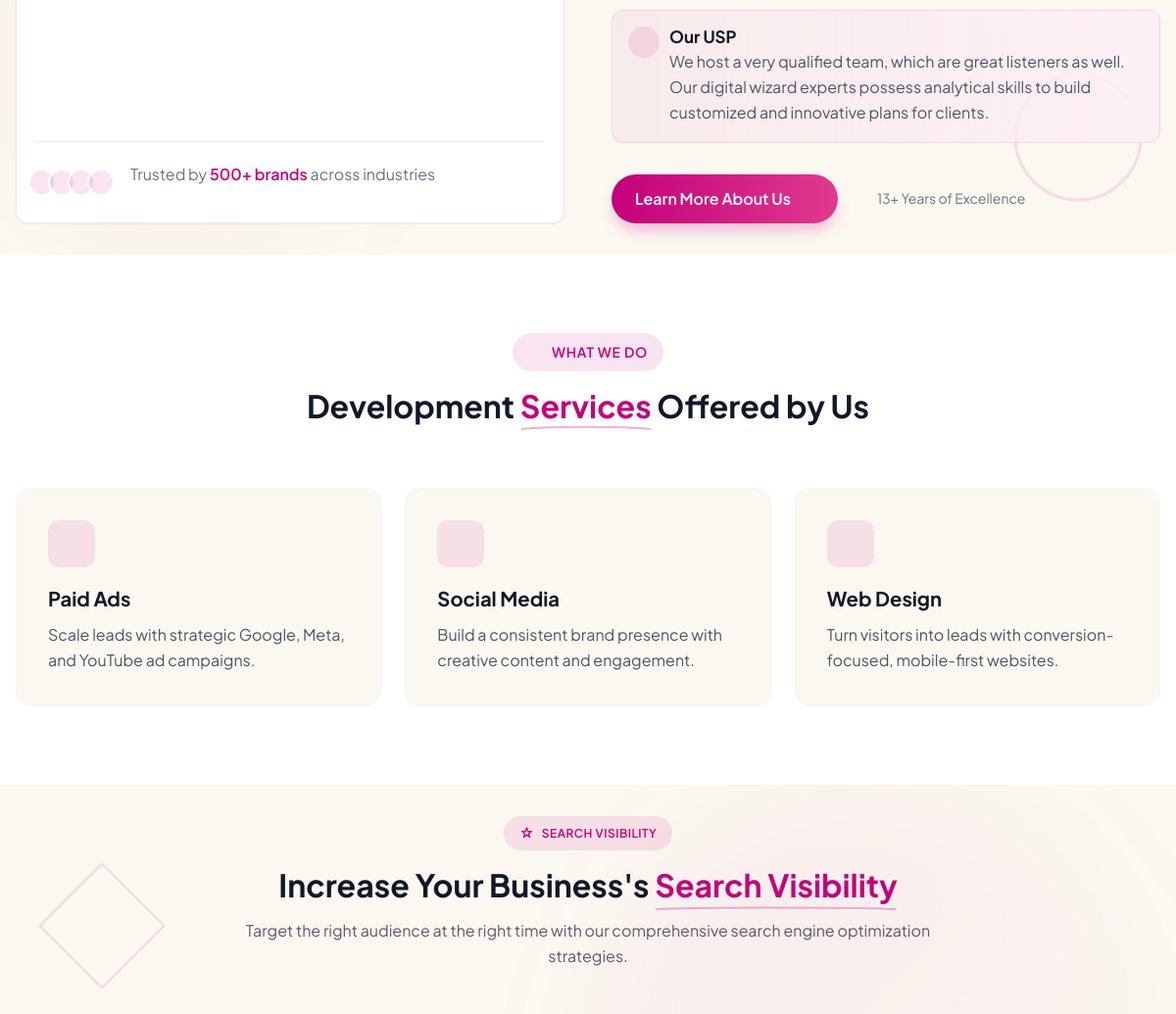
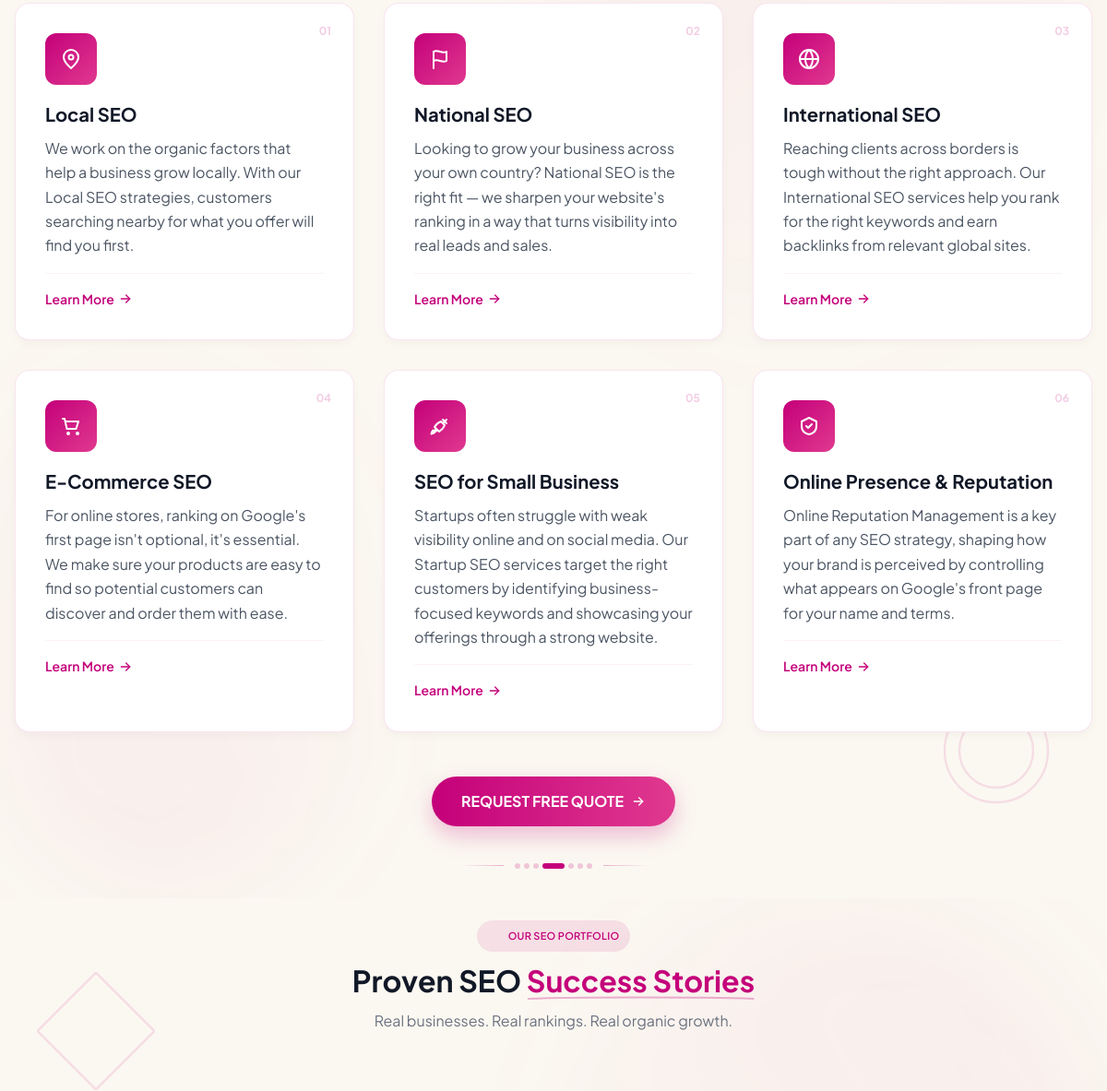
Before: / (middle part) with the older database file (2 pictures, top to bottom).
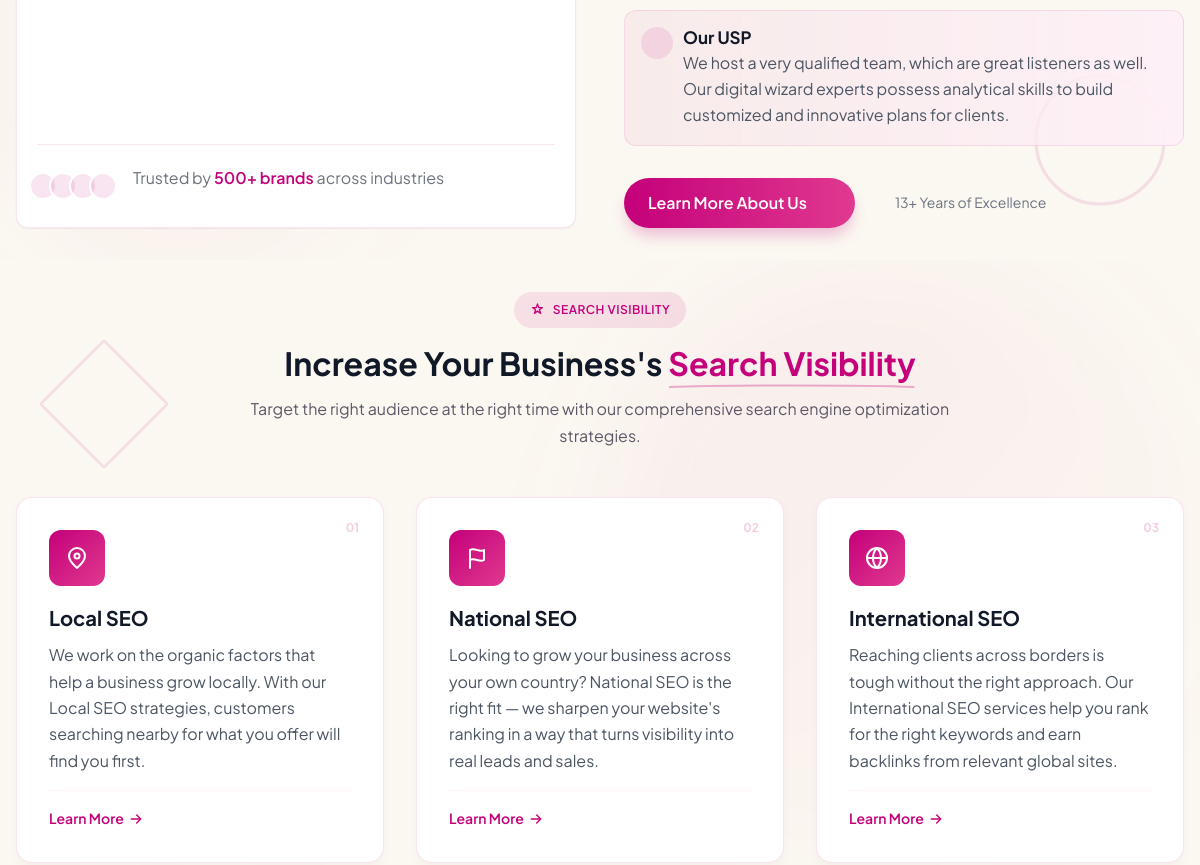
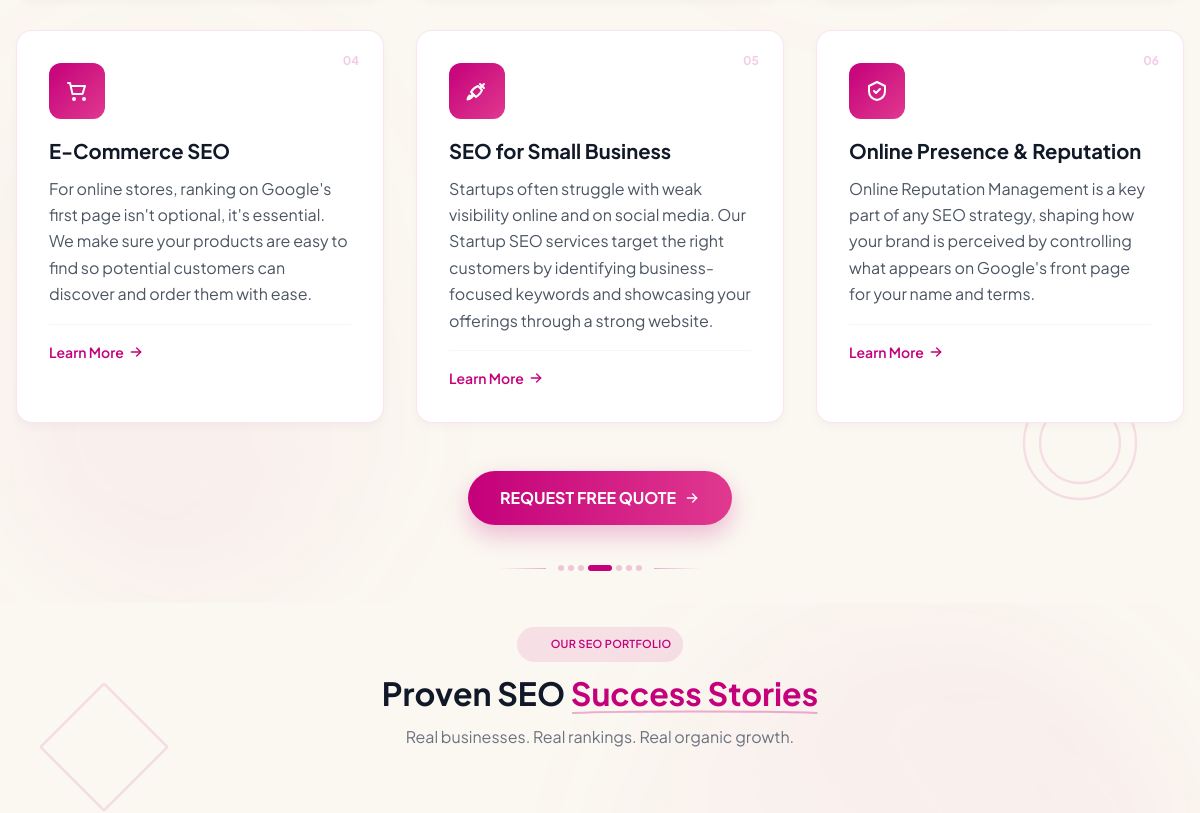
After: the same page with the newer database file (2 pictures, top to bottom).
### tables this page shows
CREATE TABLE content_items (
            id INTEGER PRIMARY KEY AUTOINCREMENT,
            content_type TEXT NOT NULL,
            title TEXT NOT NULL,
            summary TEXT,
            body TEXT,
            metadata TEXT,
            sort_order INTEGER DEFAULT 0,
            is_active INTEGER DEFAULT 1,
            created_at DATETIME DEFAULT CURRENT_TIMESTAMP,
            updated_at DATETIME DEFAULT CURRENT_TIMESTAMP
        );

### app/components/sections/WhatWeDoSection.php (the view, shortened to what the changed rows need)
<?php
function renderWhatWeDoSection(): void
{
    $managedServices = serviceCards();
    if (!$managedServices && cmsContentTypeInitialized('service')) {
        return;
    }
    if ($managedServices) {
        $services = array_map(static function (array $service): array {
            return [
                'href' => $service['href'] ?? '/services.php',
                'icon' => 'sparkles',
                'title' => $service['title'],
                'description' => $service['summary'] ?? '',
                'image' => $service['image'] ?? '',
            ];
        }, $managedServices);
    }
    function wwdIcon(string $name): string {
        $icons = [
            'sparkles' => '<path d="M9.937 15.5A2 2 0 0 0 8.5 14.063l-6.135-1.582a.5.5 0 0 1 0-.962L8.5 9.936A2 2 0 0 0 9.937 8.5l1.582-6.135a.5.5 0 0 1 .963 0L14.063 8.5A2 2 0 0 0 15.5 9.937l6.135 1.581a.5.5 0 0 1 0 .964L15.5 14.063a2 2 0 0 0-1.437 1.437l-1.582 6.135a.5.5 0 0 1-.963 0z"/><path d="M20 3v4"/><path d="M22 5h-4"/><path d="M4 17v2"/><path d="M5 18H3"/>',
            'layout'   => '<rect width="18" height="7" x="3" y="3" rx="1"/><rect width="9" height="7" x="3" y="14" rx="1"/><rect width="5" height="7" x="16" y="14" rx="1"/>',
            'search'   => '<circle cx="11" cy="11" r="8"/><path d="m21 21-4.3-4.3"/>',
            'share'    => '<path d="M4 12v8a2 2 0 0 0 2 2h12a2 2 0 0 0 2-2v-8"/><polyline points="16 6 12 2 8 6"/><line x1="12" x2="12" y1="2" y2="15"/>',
            'megaphone'=> '<path d="m3 11 18-5v12L3 14v-3z"/><path d="M11.6 16.8a3 3 0 1 1-5.8-1.6"/>',
            'smartphone' => '<rect width="14" height="20" x="5" y="2" rx="2" ry="2"/><path d="M12 18h.01"/>',
        ];
        $path = $icons[$name] ?? '';
        return '<svg xmlns="http://www.w3.org/2000/svg" viewBox="0 0 24 24" fill="none" stroke="currentColor" stroke-width="2" stroke-linecap="round" stroke-linejoin="round">' . $path . '</svg>';
    }
    ?>
    <section class="wwd-section" id="whatWeDoSection">
        <div class="wwd-container">
            <div class="wwd-header">
                <div class="wwd-pill">
                    <?= wwdIcon('sparkles') ?>
                    <span>What We Do</span>
                </div>
                <h2 class="wwd-heading">
                    Development
                    <span class="accent">
                        Services
                        <svg viewBox="0 0 300 8" preserveAspectRatio="none">
                            <path d="M2 4C60 1 240 1 298 4" stroke="#C4007A" stroke-width="2" stroke-linecap="round" fill="none" opacity="0.3"/>
                        </svg>
                    </span>
                    Offered by Us
                </h2>
            </div>
            <div class="wwd-grid">
                <?php foreach ($services as $service): ?>
                    <a href="<?= htmlspecialchars($service['href']) ?>" class="wwd-card">
                        <span class="wwd-icon">
                            <?= wwdIcon($service['icon']) ?>
                        </span>
                        <h3><?= htmlspecialchars($service['title']) ?></h3>
                        <p><?= htmlspecialchars($service['description']) ?></p>
                    </a>
                <?php endforeach; ?>
            </div>
        </div>
    </section>
    <?php
}

### app/components/sections/AboutBrandSection.php (shortened to what the changed rows need)
<?php
function renderAboutBrandSection(): void
{
    function abIcon(string $name): string {
        $path = $icons[$name] ?? '';
        return '<svg xmlns="http://www.w3.org/2000/svg" viewBox="0 0 24 24" fill="none" stroke="currentColor" stroke-width="2" stroke-linecap="round" stroke-linejoin="round">' . $path . '</svg>';
    }
    ?>
    <section class="about-section" id="aboutSection">
        <div class="container">
                    <?= abIcon('sparkles') ?>
            <div class="about-grid">
                <div class="about-left">
                    <div class="about-why">
                        <div class="about-why-footer">
                            <div class="about-avatars">
                                <?php for ($i = 0; $i < 4; $i++): ?>
                                    <div><?= abIcon('user') ?></div>
                                <?php endfor; ?>
                            </div>
                        </div>
                    </div>
                </div>
            </div>
        </div>
    </section>
    <?php
}

### app/components/sections/SearchVisibilitySection.php (shortened to what the changed rows need)
<?php
function renderSearchVisibilitySection(): void
{
    $content = homepageVisibilityContent();
    $services = $content['services'];
    ?>
    <section class="search-visibility-section">
        <div class="search-bg">
            <svg
                class="search-bg-diamond"
                viewBox="0 0 100 100"
                aria-hidden="true"
            >
                <rect
                    x="15"
                    y="15"
                    width="70"
                    height="70"
                    fill="none"
                    stroke="#C4007A"
                    stroke-width="2"
                    transform="rotate(45 50 50)"
                />
            </svg>
            <svg
                class="search-bg-circle"
                viewBox="0 0 100 100"
                aria-hidden="true"
            >
                <circle
                    cx="50"
                    cy="50"
                    r="35"
                    fill="none"
                    stroke="#C4007A"
                    stroke-width="1.5"
                />
                <circle
                    cx="50"
                    cy="50"
                    r="25"
                    fill="none"
                    stroke="#C4007A"
                    stroke-width="1.5"
                />
            </svg>
        </div>
        <div class="container search-visibility-wrap">
            <div class="search-section-header">
                <div class="search-section-pill">
                    <svg
                        viewBox="0 0 24 24"
                        fill="none"
                        stroke="currentColor"
                        stroke-width="2"
                        stroke-linecap="round"
                        stroke-linejoin="round"
                        aria-hidden="true"
                    >
                        <path d="M12 3l1.9 5.8H20l-4.9 3.6 1.9 5.8-5-3.6-5 3.6 1.9-5.8L4 8.8h6.1z"/>
                    </svg>
                    <span><?= e((string) $content['badge']) ?></span>
                </div>
                <h2>
                    <?= e((string) $content['heading_prefix']) ?>
                    <span class="search-heading-highlight">
                        <?= e((string) $content['heading_highlight']) ?>
                        <svg
                            viewBox="0 0 300 6"
                            preserveAspectRatio="none"
                            aria-hidden="true"
                        >
                            <path d="M2 3C60 1 240 1 298 3" />
                        </svg>
                    </span>
                </h2>
                <p class="search-visibility-intro"><?= e((string) $content['summary']) ?></p>
            </div>
            <div class="search-grid">
                <?php foreach ($services as $service): ?>
                    <article class="search-card">
                        <div class="search-card-content">
                            <div class="search-icon-wrap">
                                <span class="search-icon-box">
                                    <?php if ($service['icon'] === 'map-pin'): ?>
                                        <svg viewBox="0 0 24 24" fill="none"
                                            stroke="currentColor"
                                            stroke-width="2"
                                            stroke-linecap="round"
                                            stroke-linejoin="round">
                                            <path d="M20 10c0 5-8 12-8 12S4 15 4 10a8 8 0 1 1 16 0Z"/>
                                            <circle cx="12" cy="10" r="2.5"/>
                                        </svg>
                                    <?php elseif ($service['icon'] === 'flag'): ?>
                                        <svg viewBox="0 0 24 24" fill="none"
                                            stroke="currentColor"
                                            stroke-width="2"
                                            stroke-linecap="round"
                                            stroke-linejoin="round">
                                            <path d="M5 22V4"/>
                                            <path d="M5 4c5-3 9 3 14 0v10c-5 3-9-3-14 0"/>
                                        </svg>
                                    <?php elseif ($service['icon'] === 'globe'): ?>
                                        <svg viewBox="0 0 24 24" fill="none"
                                            stroke="currentColor"
                                            stroke-width="2"
                                            stroke-linecap="round"
                                            stroke-linejoin="round">
                                            <circle cx="12" cy="12" r="10"/>
                                            <path d="M2 12h20"/>
                                            <path d="M12 2c3 3 4 6 4 10s-1 7-4 10"/>
                                            <path d="M12 2c-3 3-4 6-4 10s1 7 4 10"/>
                                        </svg>
                                    <?php elseif ($service['icon'] === 'shopping-cart'): ?>
                                        <svg viewBox="0 0 24 24" fill="none"
                                            stroke="currentColor"
                                            stroke-width="2"
                                            stroke-linecap="round"
                                            stroke-linejoin="round">
                                            <circle cx="9" cy="20" r="1"/>
                                            <circle cx="19" cy="20" r="1"/>
                                            <path d="M3 4h2l2.5 11h10L20 7H6"/>
                                        </svg>
                                    <?php elseif ($service['icon'] === 'rocket'): ?>
                                        <svg viewBox="0 0 24 24" fill="none"
                                            stroke="currentColor"
                                            stroke-width="2"
                                            stroke-linecap="round"
                                            stroke-linejoin="round">
                                            <path d="M4.5 16.5c-1.5 1.5-2 4-2 4s2.5-.5 4-2l2-2"/>
                                            <path d="M15 5l4 4"/>
                                            <path d="M13 7c-3 1-5 3-7 6l5 5c3-2 5-4 6-7l-4-4Z"/>
                                            <path d="M8 15l-3 3"/>
                                            <path d="M16 8l3-3"/>
                                        </svg>
                                    <?php elseif ($service['icon'] === 'shield'): ?>
                                        <svg viewBox="0 0 24 24" fill="none"
                                            stroke="currentColor"
                                            stroke-width="2"
                                            stroke-linecap="round"
                                            stroke-linejoin="round">
                                            <path d="M12 3l8 4v5c0 5-3.5 8-8 9-4.5-1-8-4-8-9V7l8-4Z"/>
                                            <path d="m9 12 2 2 4-4"/>
                                        </svg>
                                    <?php endif; ?>
                                </span>
                                <span class="search-card-number">
                                    <?= htmlspecialchars($service['number']) ?>
                                </span>
                            </div>
                            <h3>
                                <?= htmlspecialchars($service['title']) ?>
                            </h3>
                            <p>
                                <?= htmlspecialchars($service['text']) ?>
                            </p>
                            <a
                                href="<?= e((string) $service['href']) ?>"
                                class="search-learn-more"
                            >
                                <span><?= e((string) $content['learn_more_label']) ?></span>
                                <svg
                                    viewBox="0 0 24 24"
                                    fill="none"
                                    stroke="currentColor"
                                    stroke-width="2"
                                    stroke-linecap="round"
                                    stroke-linejoin="round"
                                    aria-hidden="true"
                                >
                                    <path d="M5 12h14"/>
                                    <path d="m13 6 6 6-6 6"/>
                                </svg>
                            </a>
                        </div>
                    </article>
                <?php endforeach; ?>
            </div>
        </div>
    </section>
    <?php
}

Changed rows visible on the page:
no longer on this page (row edited): content_items: title "Paid Ads", summary "Scale leads with strategic Google, Meta, and YouTube ad campaigns."
no longer on this page (row edited): content_items: title "Social Media", summary "Build a consistent brand presence with creative content and engagement."
no longer on this page (row edited): content_items: title "Web Design", summary "Turn visitors into leads with conversion-focused, mobile-first websites."
added content_items: summary "Target the right audience at the right time with our comprehensive search engine optimization strategies."
Other visible differences:
$content['summary']: "Target the right audience at the right time with our comprehensive search engine optimization strategies." → (not shown)
text no longer shown: "WHAT WE DO Development Services Offered by Us"
